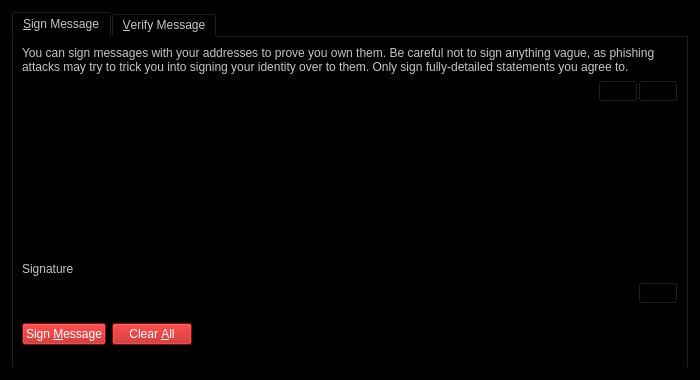
<?xml version="1.0" encoding="UTF-8"?>
<ui version="4.0">
 <class>SignVerifyMessageDialog</class>
 <widget class="QDialog" name="SignVerifyMessageDialog">
  <property name="geometry">
   <rect>
    <x>0</x>
    <y>0</y>
    <width>700</width>
    <height>380</height>
   </rect>
  </property>
  <property name="windowTitle">
   <string>Signatures - Sign / Verify a Message</string>
  </property>
  <property name="styleSheet">
   <string notr="true">color: rgb(198, 198, 198);
background-color: rgb(0, 0, 0);</string>
  </property>
  <property name="modal">
   <bool>true</bool>
  </property>
  <layout class="QVBoxLayout" name="verticalLayout">
   <item>
    <widget class="QTabWidget" name="tabWidget">
     <property name="currentIndex">
      <number>0</number>
     </property>
     <widget class="QWidget" name="tabSignMessage">
      <attribute name="title">
       <string>&amp;Sign Message</string>
      </attribute>
      <layout class="QVBoxLayout" name="verticalLayout_SM">
       <item>
        <widget class="QLabel" name="infoLabel_SM">
         <property name="text">
          <string>You can sign messages with your addresses to prove you own them. Be careful not to sign anything vague, as phishing attacks may try to trick you into signing your identity over to them. Only sign fully-detailed statements you agree to.</string>
         </property>
         <property name="textFormat">
          <enum>Qt::PlainText</enum>
         </property>
         <property name="wordWrap">
          <bool>true</bool>
         </property>
        </widget>
       </item>
       <item>
        <layout class="QHBoxLayout" name="horizontalLayout_1_SM">
         <property name="spacing">
          <number>0</number>
         </property>
         <item>
          <widget class="QValidatedLineEdit" name="addressIn_SM">
           <property name="toolTip">
            <string>The address to sign the message with (e.g. QcV4kzBs7ZivJR7QZvZCDvdvi6rmGVzJLL)</string>
           </property>
           <property name="maxLength">
            <number>34</number>
           </property>
          </widget>
         </item>
         <item>
          <widget class="QPushButton" name="addressBookButton_SM">
           <property name="toolTip">
            <string>Choose an address from the address book</string>
           </property>
           <property name="text">
            <string/>
           </property>
           <property name="icon">
            <iconset resource="../vegascoin.qrc">
             <normaloff>:/icons/address-book</normaloff>:/icons/address-book</iconset>
           </property>
           <property name="shortcut">
            <string>Alt+A</string>
           </property>
           <property name="autoDefault">
            <bool>false</bool>
           </property>
          </widget>
         </item>
         <item>
          <widget class="QPushButton" name="pasteButton_SM">
           <property name="toolTip">
            <string>Paste address from clipboard</string>
           </property>
           <property name="text">
            <string/>
           </property>
           <property name="icon">
            <iconset resource="../vegascoin.qrc">
             <normaloff>:/icons/editpaste</normaloff>:/icons/editpaste</iconset>
           </property>
           <property name="shortcut">
            <string>Alt+P</string>
           </property>
           <property name="autoDefault">
            <bool>false</bool>
           </property>
          </widget>
         </item>
        </layout>
       </item>
       <item>
        <widget class="QPlainTextEdit" name="messageIn_SM">
         <property name="toolTip">
          <string>Enter the message you want to sign here</string>
         </property>
        </widget>
       </item>
       <item>
        <widget class="QLabel" name="signatureLabel_SM">
         <property name="text">
          <string>Signature</string>
         </property>
         <property name="textFormat">
          <enum>Qt::PlainText</enum>
         </property>
        </widget>
       </item>
       <item>
        <layout class="QHBoxLayout" name="horizontalLayout_2_SM">
         <property name="spacing">
          <number>0</number>
         </property>
         <item>
          <widget class="QLineEdit" name="signatureOut_SM">
           <property name="font">
            <font>
             <italic>true</italic>
            </font>
           </property>
           <property name="readOnly">
            <bool>true</bool>
           </property>
          </widget>
         </item>
         <item>
          <widget class="QPushButton" name="copySignatureButton_SM">
           <property name="toolTip">
            <string>Copy the current signature to the system clipboard</string>
           </property>
           <property name="text">
            <string/>
           </property>
           <property name="icon">
            <iconset resource="../vegascoin.qrc">
             <normaloff>:/icons/editcopy</normaloff>:/icons/editcopy</iconset>
           </property>
           <property name="autoDefault">
            <bool>false</bool>
           </property>
          </widget>
         </item>
        </layout>
       </item>
       <item>
        <layout class="QHBoxLayout" name="horizontalLayout_3_SM">
         <item>
          <widget class="QPushButton" name="signMessageButton_SM">
           <property name="toolTip">
            <string>Sign the message to prove you own this VegasCoin address</string>
           </property>
           <property name="styleSheet">
            <string notr="true">font: bold 9pt &quot;Sans Serif&quot;;
color: rgb(255, 255, 255);
background-color: rgb(183, 13, 13);</string>
           </property>
           <property name="text">
            <string>Sign &amp;Message</string>
           </property>
           <property name="icon">
            <iconset resource="../vegascoin.qrc">
             <normaloff>:/icons/edit</normaloff>:/icons/edit</iconset>
           </property>
           <property name="autoDefault">
            <bool>false</bool>
           </property>
          </widget>
         </item>
         <item>
          <widget class="QPushButton" name="clearButton_SM">
           <property name="toolTip">
            <string>Reset all sign message fields</string>
           </property>
           <property name="styleSheet">
            <string notr="true">font: bold 9pt &quot;Sans Serif&quot;;
color: rgb(255, 255, 255);
background-color: rgb(183, 13, 13);</string>
           </property>
           <property name="text">
            <string>Clear &amp;All</string>
           </property>
           <property name="icon">
            <iconset resource="../vegascoin.qrc">
             <normaloff>:/icons/remove</normaloff>:/icons/remove</iconset>
           </property>
           <property name="autoDefault">
            <bool>false</bool>
           </property>
          </widget>
         </item>
         <item>
          <spacer name="horizontalSpacer_1_SM">
           <property name="orientation">
            <enum>Qt::Horizontal</enum>
           </property>
           <property name="sizeHint" stdset="0">
            <size>
             <width>40</width>
             <height>48</height>
            </size>
           </property>
          </spacer>
         </item>
         <item>
          <widget class="QLabel" name="statusLabel_SM">
           <property name="font">
            <font>
             <weight>75</weight>
             <bold>true</bold>
            </font>
           </property>
           <property name="text">
            <string/>
           </property>
           <property name="wordWrap">
            <bool>true</bool>
           </property>
          </widget>
         </item>
         <item>
          <spacer name="horizontalSpacer_2_SM">
           <property name="orientation">
            <enum>Qt::Horizontal</enum>
           </property>
           <property name="sizeHint" stdset="0">
            <size>
             <width>40</width>
             <height>48</height>
            </size>
           </property>
          </spacer>
         </item>
        </layout>
       </item>
      </layout>
     </widget>
     <widget class="QWidget" name="tabVerifyMessage">
      <attribute name="title">
       <string>&amp;Verify Message</string>
      </attribute>
      <layout class="QVBoxLayout" name="verticalLayout_VM">
       <item>
        <widget class="QLabel" name="infoLabel_VM">
         <property name="text">
          <string>Enter the signing address, message (ensure you copy line breaks, spaces, tabs, etc. exactly) and signature below to verify the message. Be careful not to read more into the signature than what is in the signed message itself, to avoid being tricked by a man-in-the-middle attack.</string>
         </property>
         <property name="textFormat">
          <enum>Qt::PlainText</enum>
         </property>
         <property name="alignment">
          <set>Qt::AlignLeading|Qt::AlignLeft|Qt::AlignTop</set>
         </property>
         <property name="wordWrap">
          <bool>true</bool>
         </property>
        </widget>
       </item>
       <item>
        <layout class="QHBoxLayout" name="horizontalLayout_1_VM">
         <property name="spacing">
          <number>0</number>
         </property>
         <item>
          <widget class="QValidatedLineEdit" name="addressIn_VM">
           <property name="toolTip">
            <string>The address the message was signed with (e.g. FNHGjAavM3RPqFZ4h3YEqT4uoNxENoY7MX)</string>
           </property>
           <property name="maxLength">
            <number>34</number>
           </property>
          </widget>
         </item>
         <item>
          <widget class="QPushButton" name="addressBookButton_VM">
           <property name="toolTip">
            <string>Choose an address from the address book</string>
           </property>
           <property name="text">
            <string/>
           </property>
           <property name="icon">
            <iconset resource="../vegascoin.qrc">
             <normaloff>:/icons/address-book</normaloff>:/icons/address-book</iconset>
           </property>
           <property name="shortcut">
            <string>Alt+A</string>
           </property>
           <property name="autoDefault">
            <bool>false</bool>
           </property>
          </widget>
         </item>
        </layout>
       </item>
       <item>
        <widget class="QPlainTextEdit" name="messageIn_VM"/>
       </item>
       <item>
        <widget class="QValidatedLineEdit" name="signatureIn_VM"/>
       </item>
       <item>
        <layout class="QHBoxLayout" name="horizontalLayout_2_VM">
         <item>
          <widget class="QPushButton" name="verifyMessageButton_VM">
           <property name="toolTip">
            <string>Verify the message to ensure it was signed with the specified VegasCoin address</string>
           </property>
           <property name="text">
            <string>Verify &amp;Message</string>
           </property>
           <property name="icon">
            <iconset resource="../vegascoin.qrc">
             <normaloff>:/icons/transaction_0</normaloff>:/icons/transaction_0</iconset>
           </property>
           <property name="autoDefault">
            <bool>false</bool>
           </property>
          </widget>
         </item>
         <item>
          <widget class="QPushButton" name="clearButton_VM">
           <property name="toolTip">
            <string>Reset all verify message fields</string>
           </property>
           <property name="text">
            <string>Clear &amp;All</string>
           </property>
           <property name="icon">
            <iconset resource="../vegascoin.qrc">
             <normaloff>:/icons/remove</normaloff>:/icons/remove</iconset>
           </property>
           <property name="autoDefault">
            <bool>false</bool>
           </property>
          </widget>
         </item>
         <item>
          <spacer name="horizontalSpacer_1_VM">
           <property name="orientation">
            <enum>Qt::Horizontal</enum>
           </property>
           <property name="sizeHint" stdset="0">
            <size>
             <width>40</width>
             <height>48</height>
            </size>
           </property>
          </spacer>
         </item>
         <item>
          <widget class="QLabel" name="statusLabel_VM">
           <property name="font">
            <font>
             <weight>75</weight>
             <bold>true</bold>
            </font>
           </property>
           <property name="text">
            <string/>
           </property>
           <property name="wordWrap">
            <bool>true</bool>
           </property>
          </widget>
         </item>
         <item>
          <spacer name="horizontalSpacer_2_VM">
           <property name="orientation">
            <enum>Qt::Horizontal</enum>
           </property>
           <property name="sizeHint" stdset="0">
            <size>
             <width>40</width>
             <height>48</height>
            </size>
           </property>
          </spacer>
         </item>
        </layout>
       </item>
      </layout>
     </widget>
    </widget>
   </item>
  </layout>
 </widget>
 <customwidgets>
  <customwidget>
   <class>QValidatedLineEdit</class>
   <extends>QLineEdit</extends>
   <header>qvalidatedlineedit.h</header>
  </customwidget>
 </customwidgets>
 <resources>
  <include location="../vegascoin.qrc"/>
 </resources>
 <connections/>
</ui>
